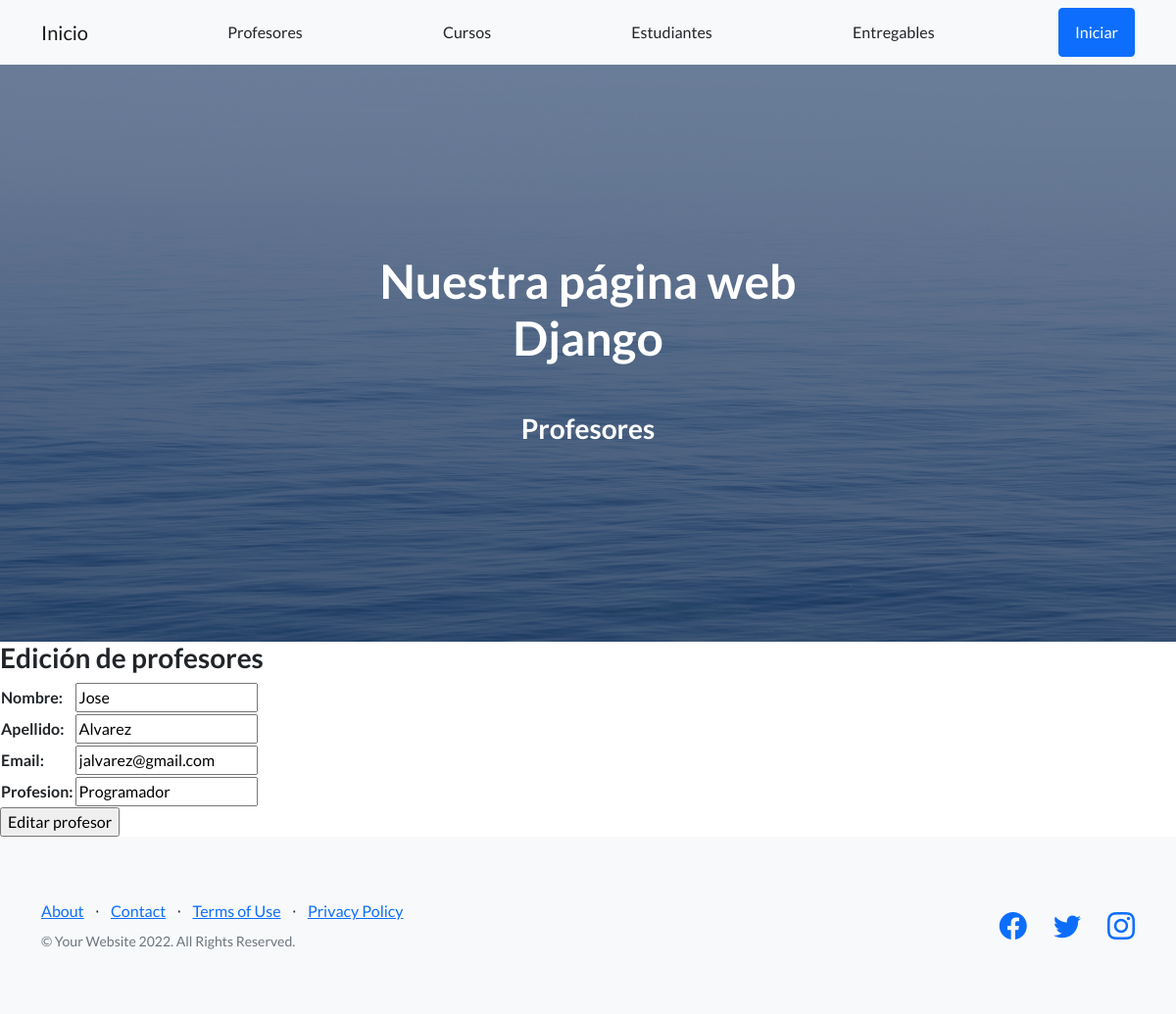
The app's page /AppCoder/editarProfesor/Jose with its own data.
### AppCoder/models.py (models this page shows, shortened)
class Profesor(models.Model):
    nombre = models.CharField(max_length=40)
    apellido = models.CharField(max_length=40)
    email = models.EmailField()
    profesion = models.CharField(max_length=40)
    class Meta:
        verbose_name_plural = "Profesores"
        verbose_name = "Profesor"

### AppCoder/views.py (the view)
# urls.py: path('editarProfesor/<profesor_nombre>', views.editarProfesor, name='EditarProfesor'),
def editarProfesor(request, profesor_nombre):
  profesor = Profesor.objects.get(nombre=profesor_nombre)
  if request.method == 'POST':
    miFormulario = ProfesorFormulario(request.POST)
    if miFormulario.is_valid():
      informacion = miFormulario.cleaned_data
      profesor.nombre = informacion['nombre']
      profesor.apellido = informacion['apellido']
      profesor.email = informacion['email']
      profesor.profesion = informacion['profesion']
      profesor.save()
      return render(request, 'appCoder/inicio.html')
  else:
    miFormulario = ProfesorFormulario(initial={'nombre':profesor.nombre, 'apellido':profesor.apellido, 'email':profesor.email, 'profesion':profesor.profesion})
    return render(request, 'appCoder/editarProfesor.html', {"miFormulario": miFormulario, "profesor_nombre": profesor_nombre})

### AppCoder/forms.py
class ProfesorFormulario(forms.Form):
    nombre= forms.CharField(max_length=30)
    apellido= forms.CharField(max_length=30)
    email= forms.EmailField()
    profesion= forms.CharField(max_length=30)

### AppCoder/Templates/AppCoder/editarProfesor.html
{% extends "appCoder/padre.html" %}
{% load static %}
{% block section_name %}
<h3>Profesores</h3>
{% endblock %}
{% block contenidoQueCambia %}
<h3>Edición de profesores</h3>
  <form action="{% url 'EditarProfesor' profesor_nombre %}" method="POST">{% csrf_token %}
    <table>
      {{miFormulario.as_table}}
    </table>
    <input type="submit" value="Editar profesor">
</form>
{% endblock %}

### records on screen
Profesor: nombre "Jose", apellido "Alvarez", email "jalvarez@gmail.com", profesion "Programador"
